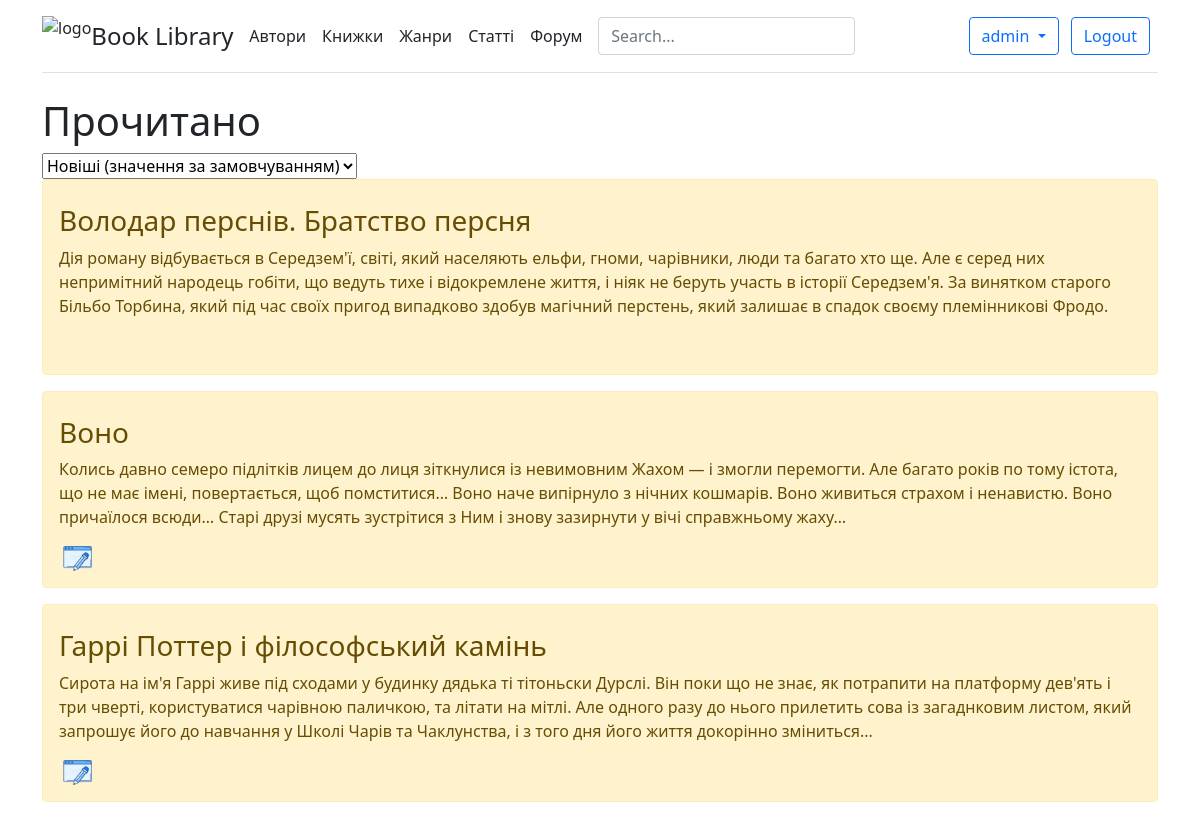
Screenshot of /books/read_books/1/ (signed in) with the database file from the repository.
### app_books/models.py (models this page shows, shortened)
class Books(models.Model):
    title = models.CharField(verbose_name='Назва', max_length=50)
    description = models.TextField(verbose_name='Опис')
    rate = models.IntegerField(verbose_name='Оцінка', default=0, blank=True, null=True)
    img = models.FileField(verbose_name='Картинка', default="![](../static/img/book_default.png)",
                           upload_to="books_images/%Y/%m/%d/", blank=True, null=True)
    img_name = models.CharField(verbose_name='Нзва картинки', default=" ", max_length=50, blank=True, null=True)
    date_created = models.DateTimeField(auto_now_add=True)
    date_updated = models.DateTimeField(auto_now=True)
    creator = models.ForeignKey(User, verbose_name="Додав книжку", default='', on_delete=models.PROTECT)
    book_author = models.ForeignKey(Authors, verbose_name="Автор", default='', on_delete=models.CASCADE)
    genre = models.ForeignKey(Genres, verbose_name="Жанр", default='', on_delete=models.CASCADE)
    read_now = models.ManyToManyField(User, verbose_name="Читаю зараз", blank=True, related_name='read_now')
    want_to_read = models.ManyToManyField(User, verbose_name="Хочу прочитати", blank=True, related_name='want_to_read')
    read_books = models.ManyToManyField(User, verbose_name="Прочитано", blank=True, related_name='read_books')
    def short(self):
        return u"%s" % self.title
    short.allow_tags = True
    class Meta:
        ordering = ['-id']
        verbose_name = 'Книжка'
        verbose_name_plural = 'Книжки'

### app_books/views.py (the view)
# urls.py: re_path(r'^read_books/(\d+)/$', read_books, name='read_books'),
def read_books(request, user_id):
    books_read = Books.objects.filter(read_books=user_id).order_by("-id")
    books_read = mk_paginator(request, books_read, BOOKS_PER_PAGE)
    user = User.objects.get(pk=user_id)
    return render(request, "app_books/statistics/read_books.html", context={
        'read_books': books_read,
        'user': user,
    })

### app_books/views.py (called while the page is built)
def mk_paginator(request, items, num_items):
    paginator = Paginator(items, num_items)
    try:
        page = int(request.GET.get("page", '1'))
    except ValueError:
        page = 1
    try:
        items = paginator.page(page)
    except (InvalidPage, EmptyPage):
        items = paginator.page(paginator.num_pages)
    return items

### app_books/templates/app_books/statistics/read_books.html (shortened to what this page needs)
{% extends 'base.html' %}
{% block content %}
    {% if read_books %}
        <h1>Прочитано</h1>
        <form name="menu">
            <label>
                <select name="sel" onChange="linklist(document.menu.sel)">
                    <option value="{% url 'read_books' request.user.id %}">Новіші (значення за замовчуванням)</option>
                </select>
            </label>
        </form>
        {% for book in read_books %}
            <div class="alert alert-warning">
                <a href="{% url 'book-detail' book.id %}">
                    <div class=" alert-warning mt-2">
                        <h3>{{ book.title }}</h3>
                        <p>{{ book.description }}</p>
                    </div>
                </a>
                {% if  request.user.id == book.creator.id %}
                    <a href="{% url 'book-update' book.id %}"><img src="/static/img/update.png" alt=""
                                                                   style="height: 25px"></a>
                {% endif %}
            </div>
        {% endfor %}
    {% else %}
        <p>У бд немає записів книжок, які ви прочитали</p>
    {% endif %}
{% endblock %}

### templates/base.html (shortened to what this page needs)
{% load static %}
<!DOCTYPE html>
<html lang="en">
<head>
    <link rel="stylesheet" href="https://cdn.jsdelivr.net/npm/bootstrap@5.1.3/dist/css/bootstrap.min.css">
    <link href="https://cdn.jsdelivr.net/npm/bootstrap@5.1.3/dist/css/bootstrap.min.css" rel="stylesheet">
    <link rel="stylesheet" href="{% static 'css/style.css' %}" type="text/css">
</head>
<body>
<div class="container">
    <header class="d-flex flex-wrap align-items-center justify-content-center justify-content-md-between py-3 mb-4 border-bottom">
        <a href="/" class="d-flex align-items-center text-dark text-decoration-none">
            <img src="{% static 'img/logo.png' %}" alt="logo" style="height: 40px">
            <span class="fs-4">Book Library</span>
        </a>
        <ul class="nav col-12 col-md-auto mb-2 justify-content-center mb-md-0">
            <li><a href="{% url 'authors' %}" class="nav-link px-2 link-dark">Автори</a></li>
            <li><a href="{% url 'books' %}" class="nav-link px-2 link-dark">Книжки</a></li>
            <li><a href="{% url 'genres' %}" class="nav-link px-2 link-dark">Жанри</a></li>
            <li><a href="{% url 'articles' %}" class="nav-link px-2 link-dark">Статті</a></li>
            <li><a href="{% url 'forum-index' %}" class="nav-link px-2 link-dark">Форум</a></li>
        </ul>
        <form class="col-12 col-lg-auto mb-3 mb-lg-0 me-lg-3" action="{% url 'search' %}" method="get">
            <input name="q" type="text" class="form-control" placeholder="Search..." aria-label="Search">
        </form>
        <div class="col-md-3 text-end">
            {% if request.user.is_authenticated %}
                <button type="button" class="btn btn-outline-primary me-2 dropdown-toggle" data-bs-toggle="dropdown">
                    {{ request.user.username }}
                </button>
                <a type="button" class="btn btn-outline-primary me-2" href="{% url 'logout' %}">Logout</a>
            {% else %}
                <a type="button" class="btn btn-outline-primary me-2" href="{% url 'login' %}">Login</a>
                <a type="button" class="btn btn-primary" href="{% url 'register' %}">Sign-up</a>
            {% endif %}
        </div>
    </header>
</div>
<div class="container">{% block content %}{% endblock %}</div>
</body>
</html>

### static/css/style.css (style rules this page uses)
a { text-decoration: none; }
img { max-width: 600px; height: auto; }

### rows the page displays
Books: title "Володар перснів. Братство персня", description "Дія роману відбувається в Середзем'ї, світі, який населяють ельфи, гноми, чарівники, люди та багато хто ще. Але є серед них непримітний народець гобіти, що ведуть тихе і відокремлене життя, і ніяк не беруть участь в історії Середзем'я. За винятком старого Більбо Торбина, який під час своїх пригод випадково здобув магічний перстень, який залишає в спадок своєму племінникові Фродо."
Books: title "Воно", description "Колись давно семеро підлітків лицем до лиця зіткнулися із невимовним Жахом — і змогли перемогти. Але багато років по тому істота, що не має імені, повертається, щоб помститися… Воно наче випірнуло з нічних кошмарів. Воно живиться страхом і ненавистю. Воно причаїлося всюди… Старі друзі мусять зустрітися з Ним і знову зазирнути у вічі справжньому жаху…"
Books: title "Гаррі Поттер і філософський камінь", description "Сирота на ім'я Гаррі живе під сходами у будинку дядька ті тітоньски Дурслі. Він поки що не знає, як потрапити на платформу дев'ять і три чверті, користуватися чарівною паличкою, та літати на мітлі. Але одного разу до нього прилетить сова із загаднковим листом, який запрошує його до навчання у Школі Чарів та Чаклунства, і з того дня його життя докорінно зміниться..."

### other values shown
{{ request.user.username }} "admin"
